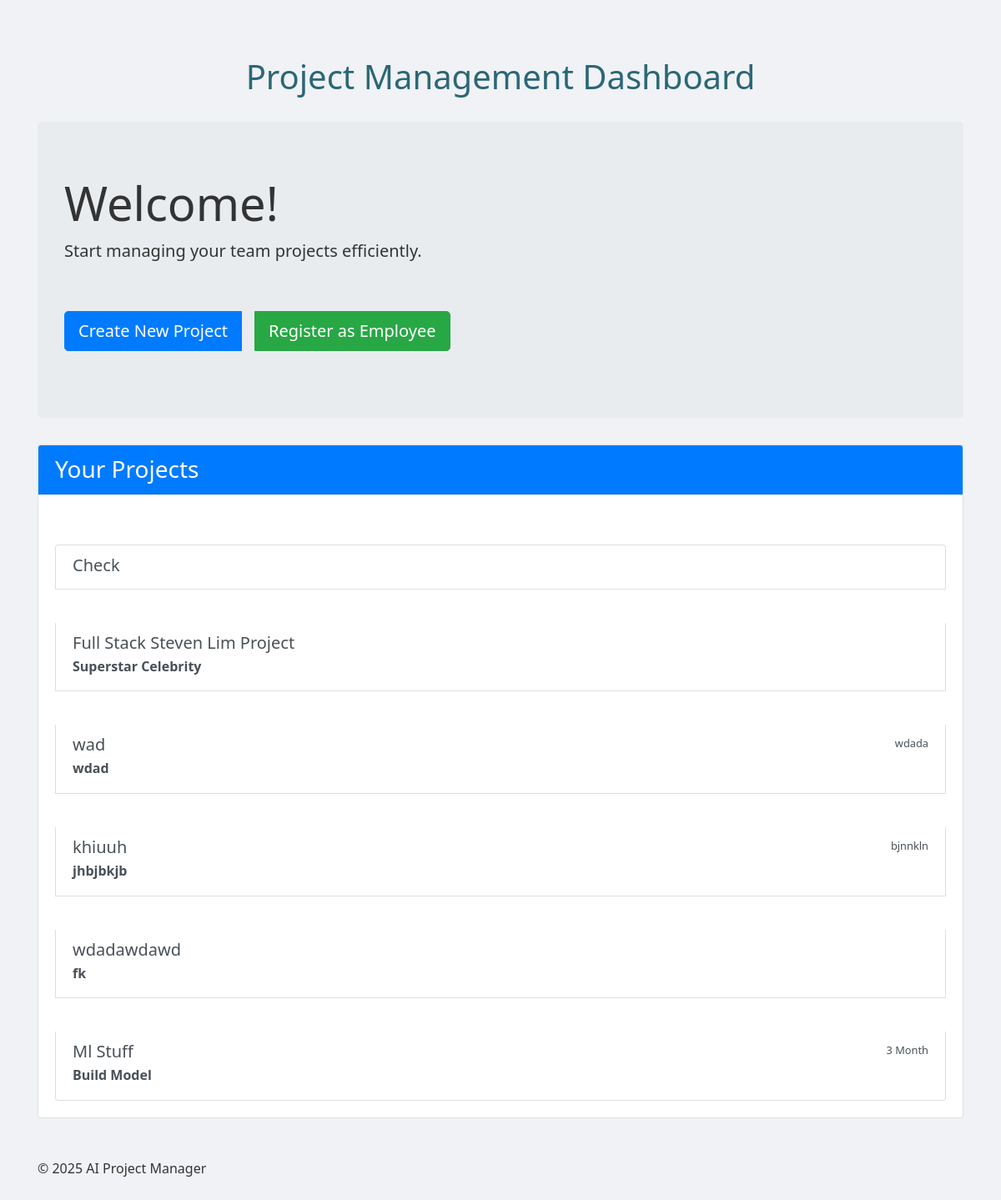
The page / on the database its author committed.
### tables this page shows
CREATE TABLE projects (
            id INTEGER PRIMARY KEY AUTOINCREMENT,
            project_name TEXT UNIQUE,
            project_data TEXT
        );

### app.py (the view)
@app.route('/')
def home():
    projects = get_all_projects()
    return render_template('home.html', projects=projects)

### database.py (called while the page is built)
def get_all_projects():
    conn = sqlite3.connect(DB_PATH)
    c = conn.cursor()
    c.execute('SELECT project_name, project_data FROM projects')
    rows = c.fetchall()
    conn.close()
    projects = []
    for row in rows:
        project_id = row[0]
        project_data = json.loads(row[1])
        projects.append({
            "id": project_id,
            "name": project_data.get("ProjectName") or "Unnamed Project",
            "description": project_data.get("ProjectDescription") or "",
            "duration": project_data.get("ProjectDuration") or ""
        })
    return projects

### templates/home.html (shortened to what this page needs)
<!DOCTYPE html>
<html lang="en">
<head>
    <link href="https://stackpath.bootstrapcdn.com/bootstrap/4.5.2/css/bootstrap.min.css" rel="stylesheet">
    <link rel="stylesheet" href="{{ url_for('static', filename='style.css') }}">
</head>
<body>
    <div class="container mt-5">
        <header class="mb-4">
            <h1>Project Management Dashboard</h1>
        </header>
        <div class="jumbotron">
            <h2 class="display-4">Welcome!</h2>
            <p class="lead">Start managing your team projects efficiently.</p>
            <div class="btn-group mb-3">
                <a href="{{ url_for('project', new='true') }}" class="btn btn-primary btn-lg mr-3">Create New Project</a>
                <a href="{{ url_for('employee_registration') }}" class="btn btn-success btn-lg">Register as Employee</a>
            </div>
        </div>
        <div class="card mb-4">
            <div class="card-header bg-primary text-white">
                <h3 class="mb-0">Your Projects</h3>
            </div>
            <div class="card-body">
                {% if projects %}
                <div class="list-group">
                    {% for project in projects %}
                    <a href="{{ url_for('project', id=project.id) }}" class="list-group-item list-group-item-action">
                        <div class="d-flex w-100 justify-content-between">
                            <h5 class="mb-1">{{ project.name }}</h5>
                            {% if project.duration %}
                            <small>{{ project.duration }}</small>
                            {% endif %}
                        </div>
                        {% if project.description %}
                        <p class="mb-1">{{ project.description }}</p>
                        {% endif %}
                    </a>
                    {% endfor %}
                </div>
                {% else %}
                <p class="text-muted">No projects yet. Create your first project to get started!</p>
                {% endif %}
            </div>
        </div>
        <footer class="mt-5">
            <p>&copy; 2025 AI Project Manager</p>
        </footer>
    </div>
</body>
</html>

### static/style.css (style rules this page uses)
body { font-family: 'Segoe UI', Tahoma, Geneva, Verdana, sans-serif; background: #f0f2f5; color: #333; padding: 20px; line-height: 1.6; }
h1 { text-align: center; color: #2b6777; margin-bottom: 30px; }
a { display: inline-block; margin-top: 40px; text-decoration: none; font-weight: bold; color: #52ab98; transition: color 0.3s ease; }

### rows shown on the page
projects: name "Check"
projects: name "Full Stack Steven Lim Project", description "Superstar Celebrity"
projects: name "wad", duration "wdada", description "wdad"
projects: name "khiuuh", duration "bjnnkln", description "jhbjbkjb"
projects: name "wdadawdawd", description "fk"
projects: name "Ml Stuff", duration "3 Month", description "Build Model"
